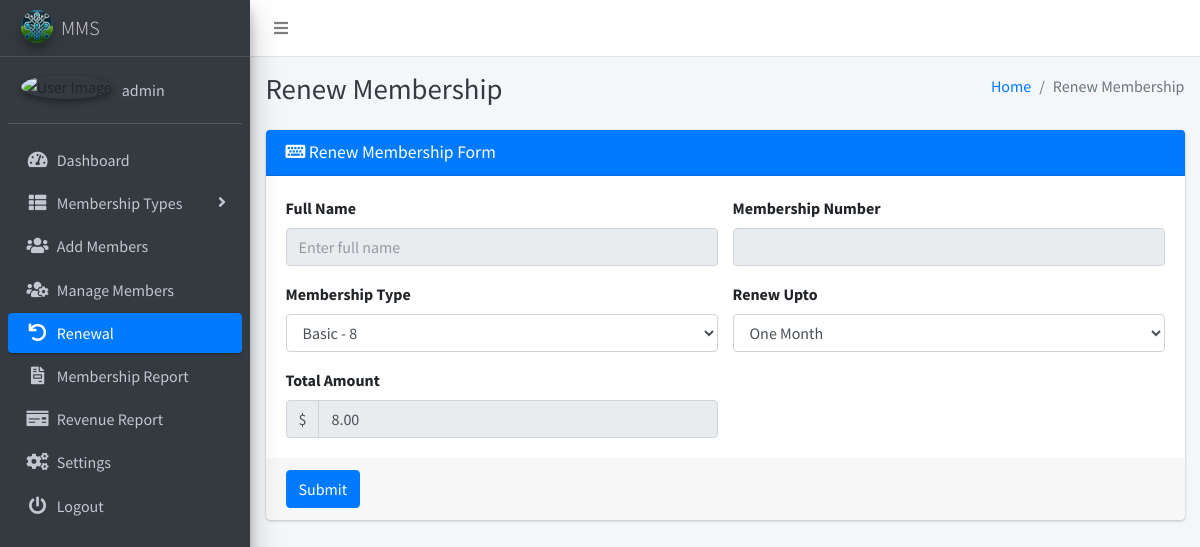
/renew.php (signed in), run on the app's committed database.
### tables this page shows
CREATE TABLE IF NOT EXISTS `settings` (
`id` int(11) NOT NULL,
  `system_name` varchar(255) NOT NULL,
  `logo` varchar(255) NOT NULL,
  `currency` varchar(50) NOT NULL
);

CREATE TABLE IF NOT EXISTS `users` (
`id` int(11) NOT NULL,
  `user_name` varchar(255) NOT NULL,
  `email` varchar(255) NOT NULL,
  `password` varchar(255) NOT NULL,
  `image` varchar(255) DEFAULT 'uploads\users_photos\default.png',
  `registration_date` timestamp NOT NULL DEFAULT CURRENT_TIMESTAMP,
  `updated_date` timestamp NOT NULL DEFAULT CURRENT_TIMESTAMP ON UPDATE CURRENT_TIMESTAMP
);

### renew.php (the view, shortened to what this page needs)
<?php
include('includes/config.php');
$membershipTypesQuery = "SELECT id, type, amount FROM membership_types";
$membershipTypesResult = $conn->query($membershipTypesQuery);
?>
<?php include('includes/header.php');?>
<body class="hold-transition sidebar-mini layout-fixed layout-navbar-fixed layout-footer-fixed">
<div class="wrapper">
    <?php include('includes/nav.php'); ?>
    <?php include('includes/sidebar.php'); ?>
    <div class="content-wrapper">
        <?php include('includes/pagetitle.php'); ?>
        <section class="content">
            <div class="container-fluid">
                <div class="row">
                    <div class="col-md-12">
                        <div class="card card-primary">
                            <div class="card-header">
                                <h3 class="card-title"><i class="fas fa-keyboard"></i> Renew Membership Form</h3>
                            </div>
                            <form method="post" action="">
                                <div class="card-body">
                                    <div class="row">
                                    <div class="col-sm-6">
                                    <label for="fullname">Full Name</label>
                                    <input type="text" class="form-control" id="fullname" name="fullname"
                                        placeholder="Enter full name" required value="<?php echo $memberDetails['fullname']; ?>" disabled>
                                </div>
                                        <div class="col-sm-6">
                                            <label for="dob">Membership Number</label>
                                            <input type="text" class="form-control" id="mm" name="mm" value="<?php echo $memberDetails['membership_number']; ?>" disabled>
                                        </div>
                                    </div>
                                    <div class="row mt-3">
                                    <div class="col-sm-6">
                                    <label for="membershipType">Membership Type</label>
                                    <select class="form-control" id="membershipType" name="membershipType" required>
                                        <?php
                                        if ($membershipTypesResult) {
                                            while ($row = $membershipTypesResult->fetch_assoc()) {
                                                echo "<option value='{$row['id']}'>{$row['type']} - {$row['amount']}</option>";
                                            }
                                        } else {
                                            echo "Error: " . $conn->error;
                                        }
                                        ?>
                                    </select>
                                </div>
                                        <div class="col-sm-6">
                                        <label for="extendate">Renew Upto</label>
                                            <select class="form-control" id="extend" name="extend" required>
                                                <option value="1">One Month</option>
                                            </select>
                                        </div>
                                    </div>
                                    <div class="row mt-3">
                                    <div class="col-sm-6">
                                        <label for="totalAmount">Total Amount</label>
                                        <div class="input-group">
                                            <div class="input-group-prepend">
                                                <span class="input-group-text" id="currencySymbol"><?php echo getCurrencySymbol(); ?></span>
                                            </div>
                                            <input type="text" class="form-control" id="totalAmount" name="totalAmount" placeholder="Total Amount" readonly>
                                        </div>
                                    </div>
                                </div>
                                <?php
                                function getCurrencySymbol()
                                {
                                    global $conn;
                                    $currencyQuery = "SELECT currency FROM settings";
                                    $currencyResult = $conn->query($currencyQuery);
                                    if ($currencyResult->num_rows > 0) {
                                        $currencyRow = $currencyResult->fetch_assoc();
                                        return $currencyRow['currency'];
                                    } else {
                                        return '$';
                                    }
                                }
                                ?>
                                </div>
                                <div class="card-footer">
                                    <button type="submit" class="btn btn-primary">Submit</button>
                                </div>
                            </form>
                        </div>
                    </div>
                </div>
            </div>
        </section>
    </div>
</div>
</body>
</html>

### includes/sidebar.php (shortened to what this page needs)
<?php
$current_page = basename($_SERVER['PHP_SELF']);
?>
<aside class="main-sidebar sidebar-dark-primary elevation-4">
  <a href="" class="brand-link">
    <img src="<?php echo getLogoUrl(); ?>" alt="Logo" class="brand-image img-circle elevation-3" style="opacity: .8">
    <span class="brand-text font-weight-light"><?php echo getSystemName(); ?></span>
  </a>
  <?php
    function getSystemName()
    {
        global $conn;
        $systemNameQuery = "SELECT system_name FROM settings";
        $systemNameResult = $conn->query($systemNameQuery);
        if ($systemNameResult->num_rows > 0) {
            $systemNameRow = $systemNameResult->fetch_assoc();
            return $systemNameRow['system_name'];
        } else {
            return 'MMS';
        }
    }
    function getLogoUrl()
    {
        global $conn;
        $logoQuery = "SELECT logo FROM settings";
        $logoResult = $conn->query($logoQuery);
        if ($logoResult->num_rows > 0) {
            $logoRow = $logoResult->fetch_assoc();
            return $logoRow['logo'];
        } else {
            return 'dist/img/AdminLTELogo.png';
        }
    }
    function getUserName() {
      global $conn;
      $userNameQuery = "SELECT user_name FROM users";
      $userNameResult = $conn->query($userNameQuery);
      if ($userNameResult->num_rows > 0) {
          $userNameRow = $userNameResult->fetch_assoc();
          return $userNameRow['user_name'];
      } else {
          return 'User';
      }
    }
  ?>
  <div class="sidebar">
    <div class="user-panel mt-3 pb-3 mb-3 d-flex">
      <div class="image">
        <img src="<?php echo $_SESSION['image'] ?>" class="img-circle elevation-2" alt="User Image">
      </div>
      <div class="info">
        <a href="#" class="d-block"><?php echo getUserName(); ?></a>
      </div>
    </div>
    <nav class="mt-2">
      <ul class="nav nav-pills nav-sidebar flex-column" data-widget="treeview" role="menu" data-accordion="false">
        <li class="nav-item">
          <a href="dashboard.php" class="nav-link <?php echo ($current_page == 'dashboard.php') ? 'active' : ''; ?>">
            <i class="nav-icon fas fa-tachometer-alt"></i>
            <p>
              Dashboard
            </p>
          </a>
        </li>
        <li class="nav-item has-treeview">
          <a href="#" class="nav-link <?php echo ($current_page == 'add_type.php' || $current_page == 'view_type.php' || $current_page == 'edit_type.php') ? 'active' : ''; ?>">
            <i class="nav-icon fas fa-th-list"></i>
            <p>
              Membership Types
              <i class="fas fa-angle-right right"></i>
            </p>
          </a>
        </li>
        <li class="nav-item">
          <a href="add_members.php" class="nav-link <?php echo ($current_page == 'add_members.php') ? 'active' : ''; ?>">
            <i class="nav-icon fas fa-users"></i>
            <p>Add Members</p>
          </a>
        </li>
        <li class="nav-item">
          <a href="manage_members.php" class="nav-link <?php echo ($current_page == 'manage_members.php' || $current_page == 'edit_member.php' || $current_page == 'memberProfile.php') ? 'active' : ''; ?>">
            <i class="nav-icon fas fa-users-cog"></i>
            <p>Manage Members</p>
          </a>
        </li>
        <li class="nav-item">
          <a href="list_renewal.php" class="nav-link <?php echo ($current_page == 'list_renewal.php' || $current_page == 'renew.php') ? 'active' : ''; ?>">
          <i class="nav-icon fas fa-undo"></i>
            <p>Renewal</p>
          </a>
        </li>
        <li class="nav-item">
          <a href="report.php" class="nav-link <?php echo ($current_page == 'report.php') ? 'active' : ''; ?>">
            <i class="nav-icon fas fa-file-invoice"></i>
            <p>Membership Report</p>
          </a>
        </li>
        <li class="nav-item">
          <a href="revenue_report.php" class="nav-link <?php echo ($current_page == 'revenue_report.php') ? 'active' : ''; ?>">
            <i class="nav-icon fas fa-money-check"></i>
            <p>Revenue Report</p>
          </a>
        </li>
        <li class="nav-item">
          <a href="settings.php" class="nav-link <?php echo ($current_page == 'settings.php') ? 'active' : ''; ?>">
            <i class="nav-icon fas fa-cogs"></i>
            <p>Settings</p>
          </a>
        </li>
        <li class="nav-item">
          <a href="logout.php" class="nav-link <?php echo ($current_page == 'logout.php') ? 'active' : ''; ?>">
            <i class="nav-icon fas fa-power-off"></i>
            <p>Logout</p>
          </a>
        </li>
      </ul>
    </nav>
  </div>
</aside>

### data on the page
settings: logo (picture), system_name "MMS", currency "$"
users: user_name "admin"

### other printed values
$pageTitle "Renew Membership"
form field membershipType "Basic - 8"
